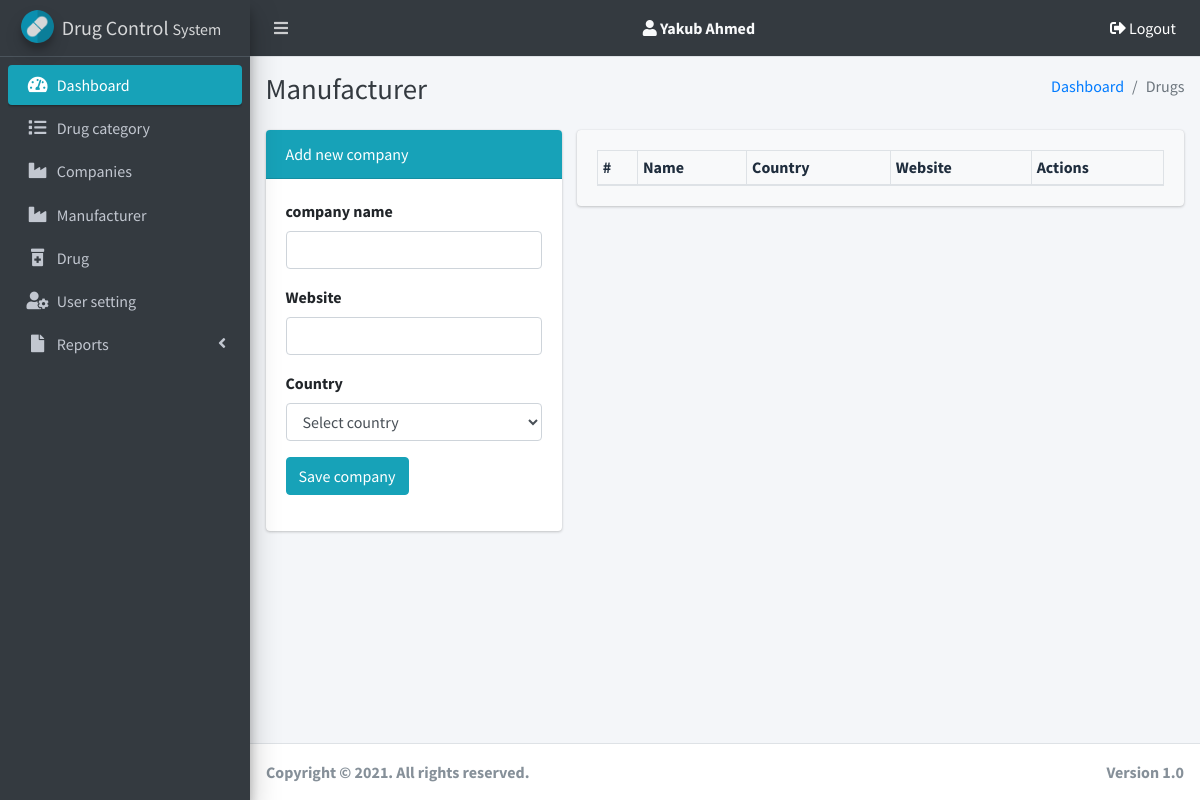
Page /manufacturer.php (signed in) on the earlier database version.
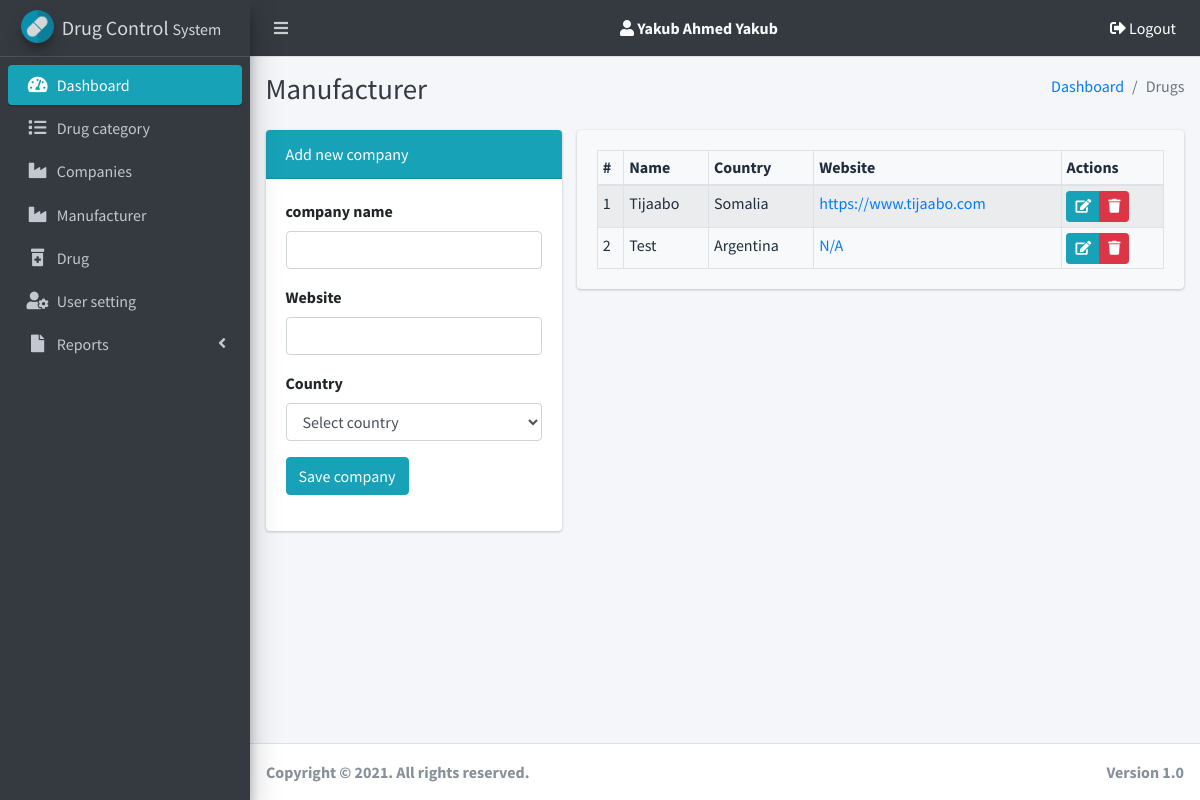
Same page on the later database version.
### tables this page shows
CREATE TABLE `manu` (
  `manu_id` int(11) NOT NULL,
  `manu_name` varchar(50) DEFAULT NULL,
  `country` varchar(50) DEFAULT NULL,
  `website` varchar(50) NOT NULL
);

### manufacturer.php (the view, shortened to what the changed rows need)
<?php $title = "Drugs - Drug Quality Control Management System"; include('includes/header.php'); ?>
<body class="hold-transition sidebar-mini layout-fixed">
<div class="wrapper">
  <?php include('includes/nav.php'); ?>
  <div class="content-wrapper">
    <div class="content-header">
      <div class="container-fluid">
        <div class="row mb-2">
          <div class="col-sm-6">
            <h1 class="m-0 text-dark">Manufacturer</h1>
          </div>
        </div>
      </div>
    </div>
    <section class="content">
      <div class="container-fluid">
        <div class="row">
              <div class="col-md-8">
                  <div class="card bg-light">
                      <div class="card-body">
                      <table id="example1" class="table table-bordered table-striped table-sm">
                  <thead>
                  <tr>
                    <th>#</th>
                    <th>Name</th>
                    <th>Country</th>
                    <th>Website</th>
                    <th>Actions</th>
                  </tr>
                  </thead>
                  <tbody>
                        <?php
                          $rowCount = 0;
                          $stmt = "SELECT * FROM manu ORDER by manu_id DESC ";
                          $result = mysqli_query($con, $stmt);
                          while($row = mysqli_fetch_assoc($result)){
                            $rowCount++;
                            $id = $row['manu_id'];
                            $name = $row['manu_name'];
                            $country = $row['country'];
                            $web = $row['website'];
                            if(empty($web))  $web = 'N/A';
                            echo "
                              <tr>
                                <td>$rowCount</td>
                                <td>$name</td>
                                <td>$country</td>
                                <td> <a href='$web' >$web</a>  </td>
                                <td>
                                  <div class='btn-group btn-group-sm' role='group' aria-label='Basic example'>
                                    <a href='manufacturer.php?udpate=true&name=$name&c=$country'&website='$web'  class='btn btn-info'> <i class='fa fa-edit'></i> </a>
                                    <button type='button' class='btn btn-danger' id='deleteManu' data-id='$id'> <div class='fa fa-trash'></div> </button>
                                  </div>
                                </td>
                              </tr>
                            ";
                          }
                        ?>
                  </tbody>
                </table>
                      </div>
                  </div>
              </div>
          </div>
        </div>
      </div>
  </div>
  <?php include('includes/footer.php'); ?>

### includes/nav.php (shortened to what the changed rows need)
<nav class="main-header navbar navbar-expand navbar-dark navbar-dark ">
  <ul class="navbar-nav ml-auto navbar-nav">
    <li class="nav-item d-none d-sm-inline-block active">
      <p class='text-light my-1'> <strong> <i class='fa fa-user'></i> <?= $_SESSION['name'] ?></strong> </p>
    </li>
  </ul>
</nav>

Differences in the rows shown:
added manu: manu_name "Tijaabo", country "Somalia", website "https://www.tijaabo.com"
added manu: manu_name "Test", country "Argentina", web "N/A"
Other differences:
$_SESSION['name']: "Yakub Ahmed" → "Yakub Ahmed Yakub"
